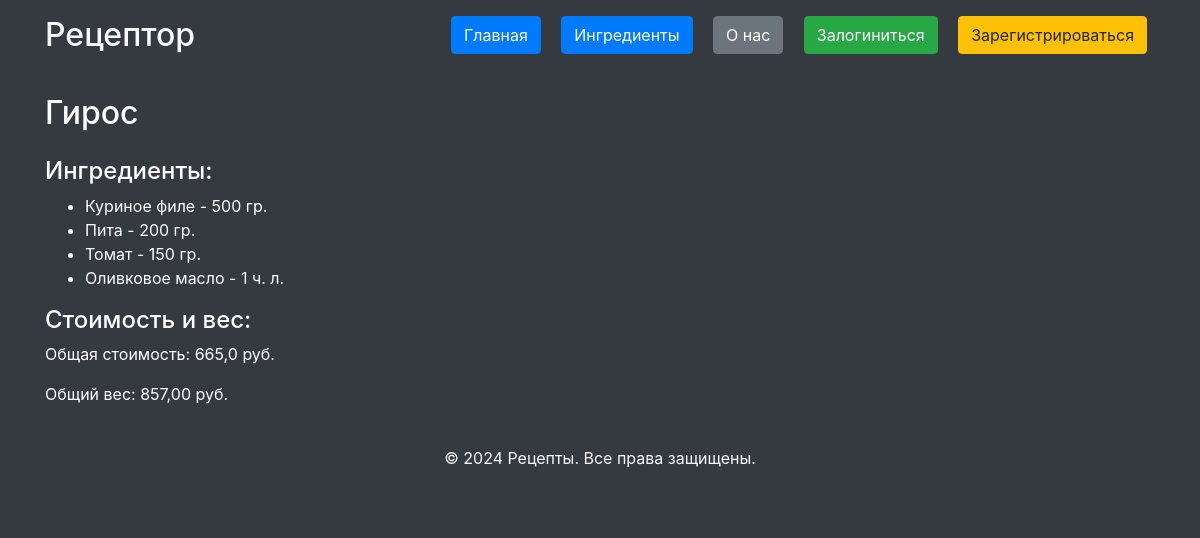
Page /recipe/1/ on the committed database.
### recipe_catalog/models.py (models this page shows, shortened)
class Recipe(models.Model):
    name = models.CharField(
		max_length=300,
		validators=[
			RegexValidator(
				regex=r'^[A-Za-zА-Яа-яёЁ\s]+$',
				message='Название должно быть текстом'
			)
		]
	)
    ingredients = models.ManyToManyField(
        Ingredient, through="RecipeIngredient")
    author = models.ForeignKey(
        User,
        verbose_name='Автор рецепта',
        on_delete=models.CASCADE, null=True
    )

class Ingredient(models.Model):
    name = models.CharField(
		max_length=255,
		validators=[
			RegexValidator(
				regex=r'^[A-Za-zА-Яа-яёЁ\s]+$',
				message='Название должно быть текстом'
			)
		]
	)
    measure_unit = models.ForeignKey(
        MeasureUnit,
        on_delete=models.CASCADE,
        verbose_name='Единица измерения'
    )
    amount = models.IntegerField(
        verbose_name="Количество в единицах измерения",
        validators=[
            MinValueValidator(
                limit_value=1,
                message='Количество должно быть не больше 1'
            )
        ]
    )
    cost = models.FloatField(
        validators=[
            MinValueValidator(
                limit_value=1,
                message='Цена должна быть не меньше 1 рубля'
            )
        ]
    )
    author = models.ForeignKey(
        User,
        verbose_name='Создатель ингредиента',
        on_delete=models.CASCADE, null=True
    )
    @property
    def weight(self):
        if self.measure_unit:
            return self.amount * self.measure_unit.grams_in_unit
        return 0

class MeasureUnit(models.Model):
    name = models.CharField(
		max_length=255,
        verbose_name='Полное название единицы измерения',
		validators=[
			RegexValidator(
				regex=r'^[A-Za-zА-Яа-яёЁ\s]+$',
				message='Название должно быть текстом'
			)
		]
	)
    short_name = models.CharField(
        max_length=20,
        verbose_name='Краткая форма единицы измерения'
    )
    grams_in_unit = models.DecimalField(
        max_digits=10,
        decimal_places=2,
        verbose_name='Количество грамм в единице измерения',
        validators=[
            MinValueValidator(
                limit_value=1,
                message='Вес должен быть не меньше 1'
            )
        ]
    )

### recipe_catalog/views.py (the view)
# urls.py: path('recipe/<int:pk>/', recipe_detail, name='recipe_detail'),
def recipe_detail(request, pk):
    recipe = get_object_or_404(Recipe, pk=pk)
    ingredients = recipe.ingredients.select_related('measure_unit').all()
    total_cost = sum(ingredient.cost for ingredient in ingredients)
    total_weight = sum(ingredient.weight for ingredient in ingredients)
    return render(request, 'recipe_catalog/recipe_detail.html', {
        'recipe': recipe,
        'ingredients': ingredients,
        'cost': total_cost,
        'weight': total_weight,
    })

### templates/recipe_catalog/recipe_detail.html (shortened to what this page needs)
{% extends "base.html" %}
{% block content %}
<h2 class="my-4">{{ recipe.name }}</h2>
<h4>Ингредиенты:</h4>
<ul>
    {% for ingredient in ingredients %}
    <li>
        {{ ingredient.name }} - {{ ingredient.amount }} {{ ingredient.measure_unit.short_name }}
    </li>
    {% empty %}
    <li>Нет ингредиентов</li>
    {% endfor %}
</ul>
<h4>Стоимость и вес:</h4>
<p>Общая стоимость: {{ cost }} руб.</p>
<p>Общий вес: {{ weight }} руб.</p>
{% endblock %}

### rows in the picture
Recipe: name "Гирос"
Ingredient: name "Куриное филе", amount "500", measure_unit.short_name "гр."
Ingredient: name "Пита", amount "200", measure_unit.short_name "гр."
Ingredient: name "Томат", amount "150", measure_unit.short_name "гр."
Ingredient: name "Оливковое масло", amount "1", measure_unit.short_name "ч. л."

### other values in the picture
{{ cost }} "665,0"
{{ weight }} "857,00"
